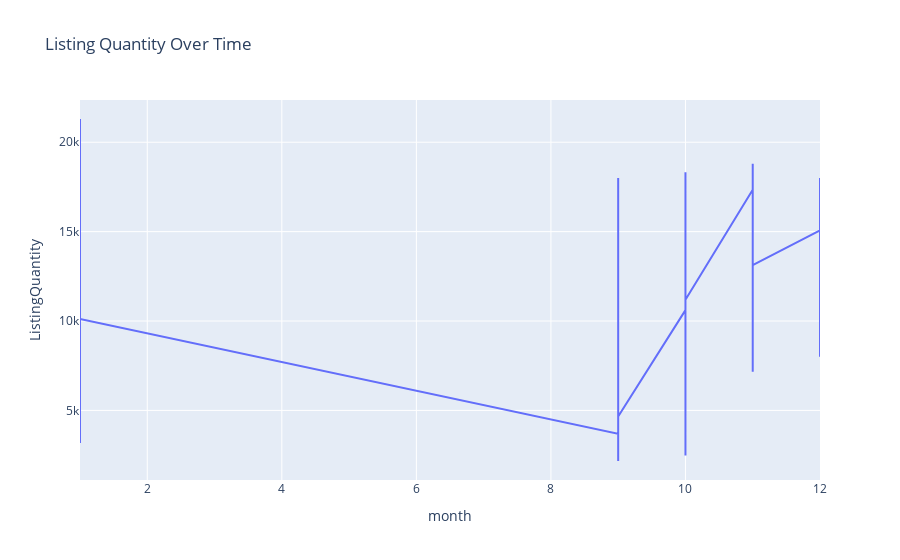

Notebook code for this chart:
### Code cell
fig = px.line(filtered_df1, x='month', y='ListingQuantity', title='Listing Quantity Over Time')
fig.show()

### Figure 1 — Plotly figure (JSON) as saved in the notebook; plotly's stock layout.template omitted (floating-point values rounded to 4 significant figures; data arrays with more than 128 entries replaced by an {"elided": "..."} marker saying what was removed)
{"data": [{"hovertemplate": "month=%{x}<br>ListingQuantity=%{y}<extra></extra>", "legendgroup": "", "line": {"color": "#636efa", "dash": "solid"}, "marker": {"symbol": "circle"}, "mode": "lines", "name": "", "orientation": "v", "showlegend": false, "type": "scatter", "x": {"elided": "798 int values"}, "xaxis": "x", "y": {"elided": "798 int values"}, "yaxis": "y"}], "layout": {"legend": {"tracegroupgap": 0}, "title": {"text": "Listing Quantity Over Time"}, "xaxis": {"anchor": "y", "domain": [0, 1], "title": {"text": "month"}}, "yaxis": {"anchor": "x", "domain": [0, 1], "title": {"text": "ListingQuantity"}}}}
